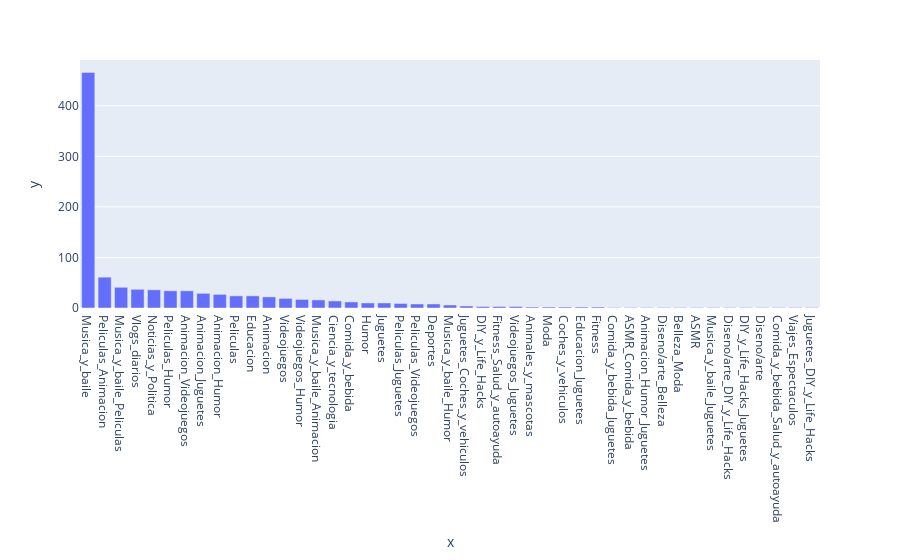

Here is the notebook cell this chart was saved with:
### Code cell
px.bar(x= df['categories'].value_counts().index,y= df['categories'].value_counts())

### Figure 1 — Plotly figure (JSON) as saved in the notebook; plotly's stock layout.template omitted (floating-point values rounded to 4 significant figures)
{"data": [{"alignmentgroup": "True", "hovertemplate": "x=%{x}<br>y=%{y}<extra></extra>", "legendgroup": "", "marker": {"color": "#636efa", "pattern": {"shape": ""}}, "name": "", "offsetgroup": "", "orientation": "v", "showlegend": false, "textposition": "auto", "type": "bar", "x": ["Musica_y_baile", "Peliculas_Animacion", "Musica_y_baile_Peliculas", "Vlogs_diarios", "Noticias_y_Politica", "Peliculas_Humor", "Animacion_Videojuegos", "Animacion_Juguetes", "Animacion_Humor", "Peliculas", "Educacion", "Animacion", "Videojuegos", "Videojuegos_Humor", "Musica_y_baile_Animacion", "Ciencia_y_tecnologia", "Comida_y_bebida", "Humor", "Juguetes", "Peliculas_Juguetes", "Peliculas_Videojuegos", "Deportes", "Musica_y_baile_Humor", "Juguetes_Coches_y_vehiculos", "DIY_y_Life_Hacks", "Fitness_Salud_y_autoayuda", "Videojuegos_Juguetes", "Animales_y_mascotas", "Moda", "Coches_y_vehiculos", "Educacion_Juguetes", "Fitness", "Comida_y_bebida_Juguetes", "ASMR_Comida_y_bebida", "Animacion_Humor_Juguetes", "Diseno/arte_Belleza", "Belleza_Moda", "ASMR", "Musica_y_baile_Juguetes", "Diseno/arte_DIY_y_Life_Hacks", "DIY_y_Life_Hacks_Juguetes", "Diseno/arte", "Comida_y_bebida_Salud_y_autoayuda", "Viajes_Espectaculos", "Juguetes_DIY_y_Life_Hacks"], "xaxis": "x", "y": [466, 61, 41, 37, 36, 34, 34, 29, 27, 24, 24, 22, 19, 17, 16, 14, 12, 10, 10, 9, 8, 8, 6, 4, 3, 3, 3, 2, 2, 2, 2, 2, 1, 1, 1, 1, 1, 1, 1, 1, 1, 1, 1, 1, 1], "yaxis": "y"}], "layout": {"barmode": "relative", "legend": {"tracegroupgap": 0}, "margin": {"t": 60}, "xaxis": {"anchor": "y", "domain": [0, 1], "title": {"text": "x"}}, "yaxis": {"anchor": "x", "domain": [0, 1], "title": {"text": "y"}}}}
